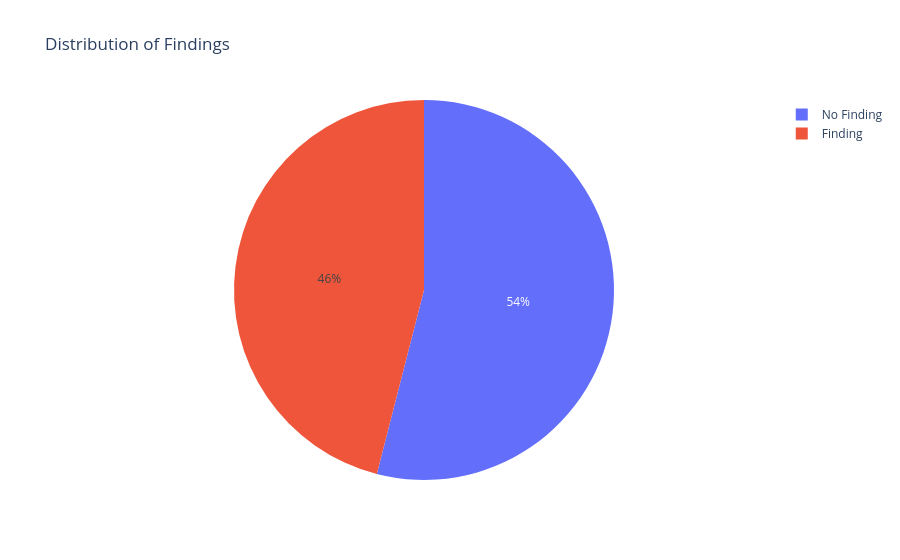

Notebook source saved alongside this figure:
### Markdown cell above
The following Pie Chart shows the percentages of records that resulted in a finding vs no finding at all

### Code cell
counts = binary_labeled_data["Finding"].value_counts()
df_pie = pd.DataFrame({"Status": ["No Finding", "Finding"], "Count": [counts.get(0, 0), counts.get(1, 0)]})
fig = px.pie(df_pie, values="Count", names="Status", title="Distribution of Findings", color_discrete_map={"No Finding": "green", "Finding": "red"})
fig.show()

### Figure 1 — Plotly figure (JSON) as saved in the notebook; plotly's stock layout.template omitted (floating-point values rounded to 4 significant figures)
{"data": [{"domain": {"x": [0, 1], "y": [0, 1]}, "hovertemplate": "Status=%{label}<br>Count=%{value}<extra></extra>", "labels": ["No Finding", "Finding"], "legendgroup": "", "name": "", "showlegend": true, "type": "pie", "values": [28923, 24643]}], "layout": {"legend": {"tracegroupgap": 0}, "title": {"text": "Distribution of Findings"}}}
